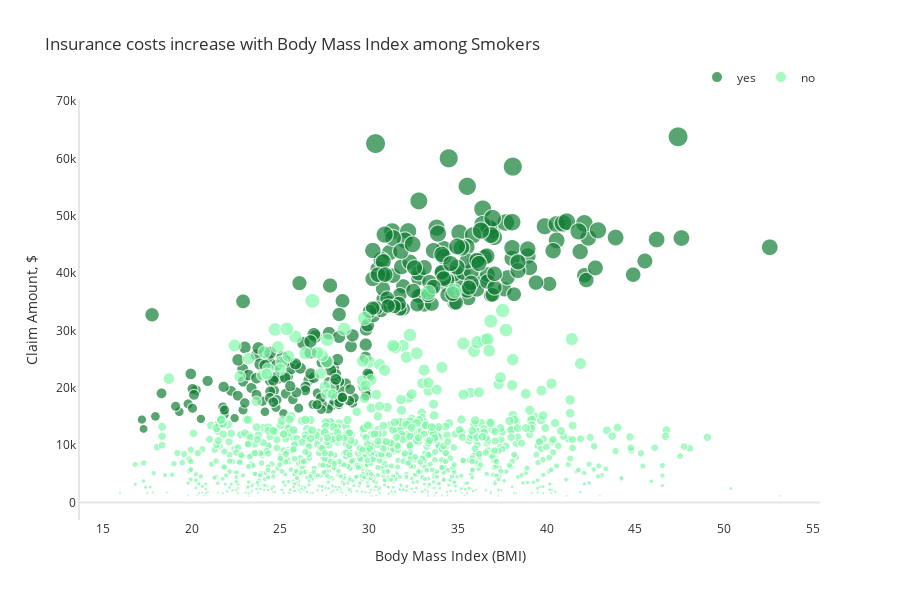

Write notebook code for a chart like this one.
### Markdown cell above
# What is the relationship between age, smoker and the bmi?
👉 Insurance costs for smokers are, on average, far greater than those for non-smokers in every age category. Age-related increases in claim amounts are also evident, with the 60 and older age group having the most costly claims.

### Code cell
fig = px.scatter(df, x='bmi', y='charges', color='smoker', size='charges',
                 title="Insurance costs increase with Body Mass Index among Smokers",
                 color_discrete_sequence=['#107d34','#80f7a8'],height=600)
fig.update_layout(legend=dict(title='',orientation="h", yanchor="bottom", y=1.02, xanchor="right", x=1),
                  font_color="#303030", xaxis=dict(title='Body Mass Index (BMI)',showgrid=False), 
                  yaxis=dict(title='Claim Amount, $',showgrid=False, zerolinecolor='#E5E5EA',
                             showline=True, linecolor='#E5E5EA', linewidth=2))
fig.show()

### Figure 1 — Plotly figure (JSON) as saved in the notebook; plotly's stock layout.template omitted (floating-point values rounded to 4 significant figures; data arrays with more than 128 entries replaced by an {"elided": "..."} marker saying what was removed)
{"data": [{"hovertemplate": "smoker=yes<br>bmi=%{x}<br>charges=%{marker.size}<extra></extra>", "legendgroup": "yes", "marker": {"color": "#107d34", "size": {"elided": "274 float values"}, "sizemode": "area", "sizeref": 159.4, "symbol": "circle"}, "mode": "markers", "name": "yes", "showlegend": true, "type": "scattergl", "x": {"elided": "274 float values"}, "xaxis": "x", "y": {"elided": "274 float values"}, "yaxis": "y"}, {"hovertemplate": "smoker=no<br>bmi=%{x}<br>charges=%{marker.size}<extra></extra>", "legendgroup": "no", "marker": {"color": "#80f7a8", "size": {"elided": "1064 float values"}, "sizemode": "area", "sizeref": 159.4, "symbol": "circle"}, "mode": "markers", "name": "no", "showlegend": true, "type": "scattergl", "x": {"elided": "1064 float values"}, "xaxis": "x", "y": {"elided": "1064 float values"}, "yaxis": "y"}], "layout": {"font": {"color": "#303030"}, "height": 600, "legend": {"itemsizing": "constant", "orientation": "h", "title": {"text": ""}, "tracegroupgap": 0, "x": 1, "xanchor": "right", "y": 1.02, "yanchor": "bottom"}, "title": {"text": "Insurance costs increase with Body Mass Index among Smokers"}, "xaxis": {"anchor": "y", "domain": [0, 1], "showgrid": false, "title": {"text": "Body Mass Index (BMI)"}}, "yaxis": {"anchor": "x", "domain": [0, 1], "linecolor": "#E5E5EA", "linewidth": 2, "showgrid": false, "showline": true, "title": {"text": "Claim Amount, $"}, "zerolinecolor": "#E5E5EA"}}}
